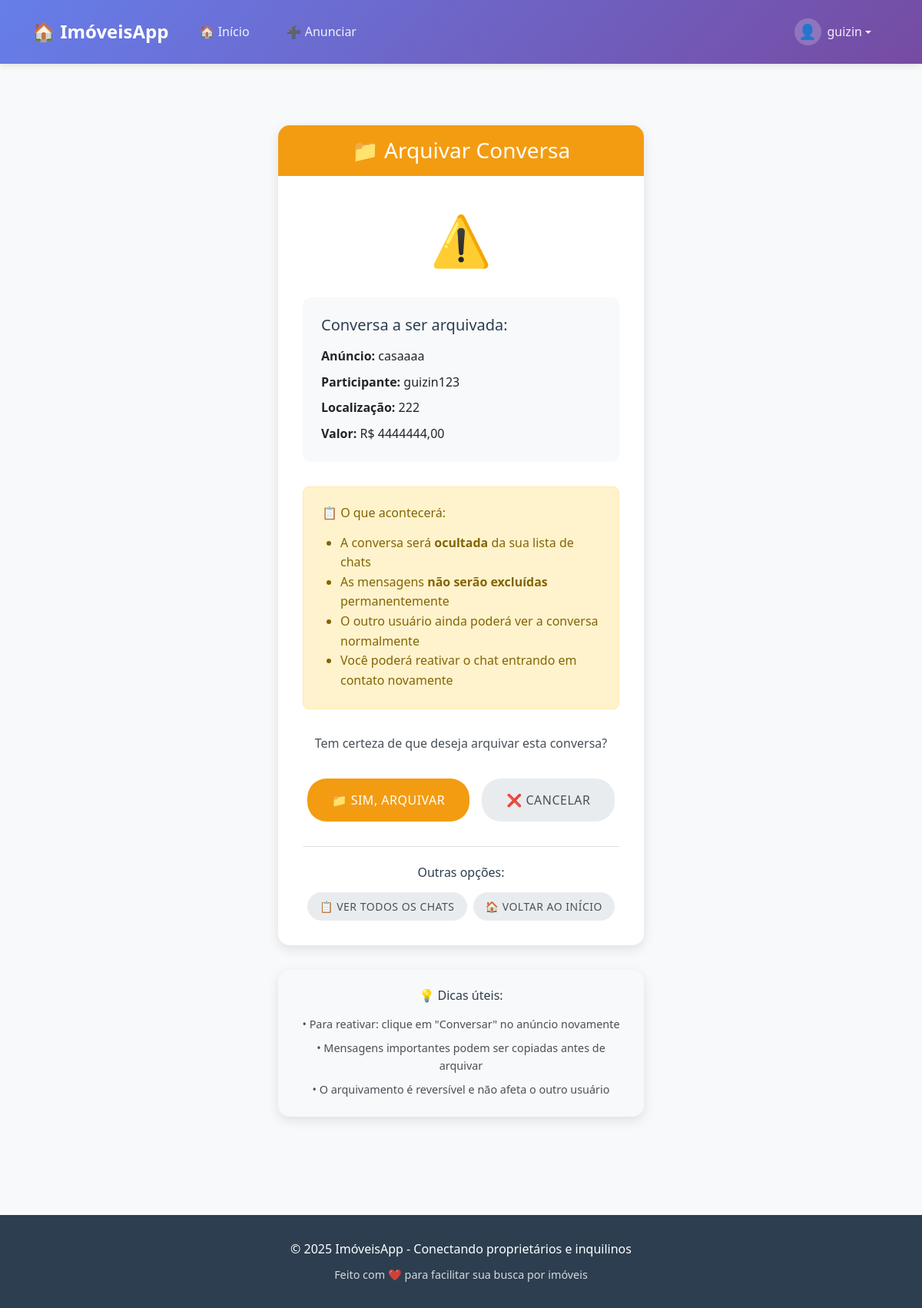
The page /chat/archive/2/ (signed in) on the database its author committed.
### ads/models.py (models this page shows, shortened)
class WantedAd(models.Model):
       title = models.CharField(max_length=200, verbose_name="Título do Anúncio")
       description = models.TextField(verbose_name="Descrição")
       reward = models.DecimalField(max_digits=10, decimal_places=2, verbose_name="Recompensa", blank=True, null=True)
       category = models.CharField(max_length=100, verbose_name="Categoria", blank=True, null=True)
       location = models.CharField(max_length=200, verbose_name="Localização", blank=True, null=True)
       price = models.DecimalField(max_digits=10, decimal_places=2, verbose_name="Preço", blank=True, null=True)
       created_by = models.ForeignKey(User, on_delete=models.CASCADE, verbose_name="Criado por")
       created_at = models.DateTimeField(auto_now_add=True, verbose_name="Data de Criação")
       updated_at = models.DateTimeField(auto_now=True, verbose_name="Data de Atualização")
       is_active = models.BooleanField(default=True, verbose_name="Ativo")
       class Meta:
           verbose_name = "Anúncio de Procurado"
           verbose_name_plural = "Anúncios de Procurados"

### ads/views.py (the view)
# urls.py: path('chat/archive/<int:room_id>/', views.archive_chat, name='archive_chat'),
@login_required
def archive_chat(request, room_id):
    chat_room = get_object_or_404(ChatRoom, id=room_id)
    if request.user not in [chat_room.participant_1, chat_room.participant_2]:
        messages.error(request, '🚫 Você não tem permissão para arquivar este chat.')
        return redirect('my_chats')
    if request.method == 'POST':
        chat_room.is_active = False
        chat_room.save()
        messages.success(request, '📁 Chat arquivado com sucesso!')
        return redirect('my_chats')
    other_participant = chat_room.get_other_participant(request.user)
    context = {
        'chat_room': chat_room,
        'other_participant': other_participant,
        'ad': chat_room.ad
    }
    return render(request, 'chat/archive_chat.html', context)

### ads/models.py (called while the page is built)
    def get_other_participant(self, user):
        if user == self.participant_1:
            return self.participant_2
        return self.participant_1

### templates/chat/archive_chat.html (shortened to what this page needs)
{% extends 'base.html' %}
{% block content %}
<div class="container" style="max-width: 500px; margin: 3rem auto;">
    <div class="card">
        <div class="card-header" style="background: var(--cor-alerta); color: white; text-align: center;">
            <h3 style="margin: 0;">📁 Arquivar Conversa</h3>
        </div>
        <div class="card-body" style="padding: 2rem; text-align: center;">
            <div style="font-size: 4rem; margin-bottom: 1.5rem;">⚠️</div>
            <div style="background: var(--cor-primaria); padding: 1.5rem; border-radius: 10px; margin-bottom: 2rem; text-align: left;">
                <h5 style="color: var(--cor-destaque); margin-bottom: 1rem;">Conversa a ser arquivada:</h5>
                <p style="margin-bottom: 0.5rem;"><strong>Anúncio:</strong> {{ ad.title }}</p>
                <p style="margin-bottom: 0.5rem;"><strong>Participante:</strong> {{ other_participant.get_full_name|default:other_participant.username }}</p>
                <p style="margin-bottom: 0.5rem;"><strong>Localização:</strong> {{ ad.location }}</p>
                <p style="margin: 0;"><strong>Valor:</strong> R$ {{ ad.price }}</p>
            </div>
            <div style="text-align: left; background: #fff3cd; border: 1px solid #ffeaa7; padding: 1.5rem; border-radius: 8px; margin-bottom: 2rem;">
                <h6 style="color: #856404; margin-bottom: 1rem;">📋 O que acontecerá:</h6>
                <ul style="color: #856404; margin: 0; padding-left: 1.5rem;">
                    <li>A conversa será <strong>ocultada</strong> da sua lista de chats</li>
                    <li>As mensagens <strong>não serão excluídas</strong> permanentemente</li>
                    <li>O outro usuário ainda poderá ver a conversa normalmente</li>
                    <li>Você poderá reativar o chat entrando em contato novamente</li>
                </ul>
            </div>
            <p style="color: var(--cor-texto); margin-bottom: 2rem; font-weight: 500;">
                Tem certeza de que deseja arquivar esta conversa?
            </p>
            <form method="post" style="display: flex; gap: 1rem; justify-content: center; flex-wrap: wrap;">
                <button type="submit" class="btn" style="background: var(--cor-alerta); color: white; padding: 1rem 2rem;">
                    📁 Sim, Arquivar
                </button>
                <a href="{% url 'chat_room' chat_room.id %}" class="btn btn-secondary" style="padding: 1rem 2rem;">
                    ❌ Cancelar
                </a>
            </form>
            <div style="margin-top: 2rem; padding-top: 1.5rem; border-top: 1px solid var(--cor-borda);">
                <h6 style="color: var(--cor-destaque); margin-bottom: 1rem;">Outras opções:</h6>
                <div style="display: flex; gap: 0.5rem; justify-content: center; flex-wrap: wrap;">
                    <a href="{% url 'my_chats' %}" class="btn btn-secondary btn-sm">
                        📋 Ver Todos os Chats
                    </a>
                    <a href="{% url 'index' %}" class="btn btn-secondary btn-sm">
                        🏠 Voltar ao Início
                    </a>
                </div>
            </div>
        </div>
    </div>
    <div class="card" style="margin-top: 1.5rem; background: var(--cor-primaria); border: none;">
        <div class="card-body" style="text-align: center; padding: 1.5rem;">
            <h6 style="color: var(--cor-destaque); margin-bottom: 1rem;">💡 Dicas úteis:</h6>
            <div style="font-size: 0.9rem; color: var(--cor-texto); line-height: 1.6;">
                <p style="margin-bottom: 0.5rem;">• Para reativar: clique em "Conversar" no anúncio novamente</p>
                <p style="margin-bottom: 0.5rem;">• Mensagens importantes podem ser copiadas antes de arquivar</p>
                <p style="margin: 0;">• O arquivamento é reversível e não afeta o outro usuário</p>
            </div>
        </div>
    </div>
</div>
{% endblock %}

### templates/base.html (shortened to what this page needs)
<!DOCTYPE html>
<html lang="pt-br">
<head>
    <link href="https://cdnjs.cloudflare.com/ajax/libs/bootstrap/5.3.0/css/bootstrap.min.css" rel="stylesheet">
</head>
<body>
    <nav class="navbar navbar-expand-lg navbar-custom">
        <div class="container">
            <a class="navbar-brand" href="{% url 'index' %}">
                🏠 ImóveisApp
            </a>
            <div class="collapse navbar-collapse" id="navbarNav">
                <ul class="navbar-nav me-auto">
                    <li class="nav-item">
                        <a class="nav-link" href="{% url 'index' %}">
                            🏠 Início
                        </a>
                    </li>
                    {% if user.is_authenticated %}
                    <li class="nav-item">
                        <a class="nav-link" href="{% url 'create_ad' %}">
                            ➕ Anunciar
                        </a>
                    </li>
                    {% endif %}
                </ul>
                <ul class="navbar-nav">
                    {% if user.is_authenticated %}
                        <li class="nav-item dropdown">
                            <a class="nav-link dropdown-toggle" href="#" id="userDropdown" role="button" data-bs-toggle="dropdown" style="display: flex; align-items: center;">
                                <div class="user-avatar">
                                    👤
                                </div>
                                {{ user.first_name|default:user.username }}
                            </a>
                        </li>
                    {% endif %}
                </ul>
            </div>
        </div>
    </nav>
    <div class="main-container">
        <div class="container fade-in">
            {% block content %}
            {% endblock %}
        </div>
    </div>
    <footer class="footer">
        <div class="container">
            <p style="margin: 0;">
                © 2025 ImóveisApp - Conectando proprietários e inquilinos
            </p>
            <p style="margin: 0.5rem 0 0 0; font-size: 0.9rem; opacity: 0.8;">
                Feito com ❤️ para facilitar sua busca por imóveis
            </p>
        </div>
    </footer>
</body>
</html>

### templates/base.html (style rules this page uses)
:root { --cor-primaria: #f8f9fa; --cor-secundaria: #e9ecef; --cor-destaque: #2c3e50; --cor-texto: #495057; --cor-link: #3498db; --cor-hover: #2980b9; --cor-borda: #dee2e6; --cor-sucesso: #27ae60; --cor-erro: #e74c3c; --cor-alerta: #f39c12; --sombra: rgba(0, 0, 0, 0.1); --gradiente: linear-gradient(135deg, #667eea 0%, #764ba2 100%); }
* { box-sizing: border-box; }
body { font-family: 'Segoe UI', Tahoma, Geneva, Verdana, sans-serif; line-height: 1.6; margin: 0; padding: 0; background-color: var(--cor-primaria); color: var(--cor-texto); }
.navbar-custom { background: var(--gradiente); box-shadow: 0 2px 10px var(--sombra); padding: 1rem 0; }
.navbar-custom .navbar-brand { color: white !important; font-size: 1.5rem; font-weight: bold; }
.navbar-custom .navbar-nav .nav-link { color: rgba(255, 255, 255, 0.9) !important; margin: 0 0.5rem; padding: 0.5rem 1rem !important; border-radius: 25px; transition: all 0.3s ease; }
.main-container { min-height: calc(100vh - 200px); padding: 2rem 0; }
.card { border: none; border-radius: 15px; box-shadow: 0 5px 15px var(--sombra); margin-bottom: 2rem; background: white; transition: transform 0.3s ease, box-shadow 0.3s ease; }
.card-header { background: var(--cor-destaque); color: white; border-radius: 15px 15px 0 0 !important; padding: 1rem 1.5rem; border: none; }
.card-body { padding: 1.5rem; }
.btn { border-radius: 25px; padding: 0.75rem 1.5rem; font-weight: 500; text-transform: uppercase; letter-spacing: 0.5px; transition: all 0.3s ease; border: none; cursor: pointer; text-decoration: none; display: inline-block; text-align: center; }
.btn-secondary { background: var(--cor-secundaria); color: var(--cor-texto); }
.btn-sm { padding: 0.5rem 1rem; font-size: 0.875rem; }
.footer { background: var(--cor-destaque); color: white; text-align: center; padding: 2rem 0; margin-top: 3rem; }
.fade-in { animation: fadeIn 0.6s ease-out; }
.user-avatar { width: 35px; height: 35px; background: rgba(255, 255, 255, 0.2); border-radius: 50%; display: flex; align-items: center; justify-content: center; font-size: 1.2rem; margin-right: 0.5rem; }

### rows shown on the page
WantedAd: title "casaaaa", location "222", price "4444444,00"

### other values the page prints
{{ user.first_name|default:user.username }} "guizin"
{{ other_participant.get_full_name|default:other_participant.username }} "guizin123"
